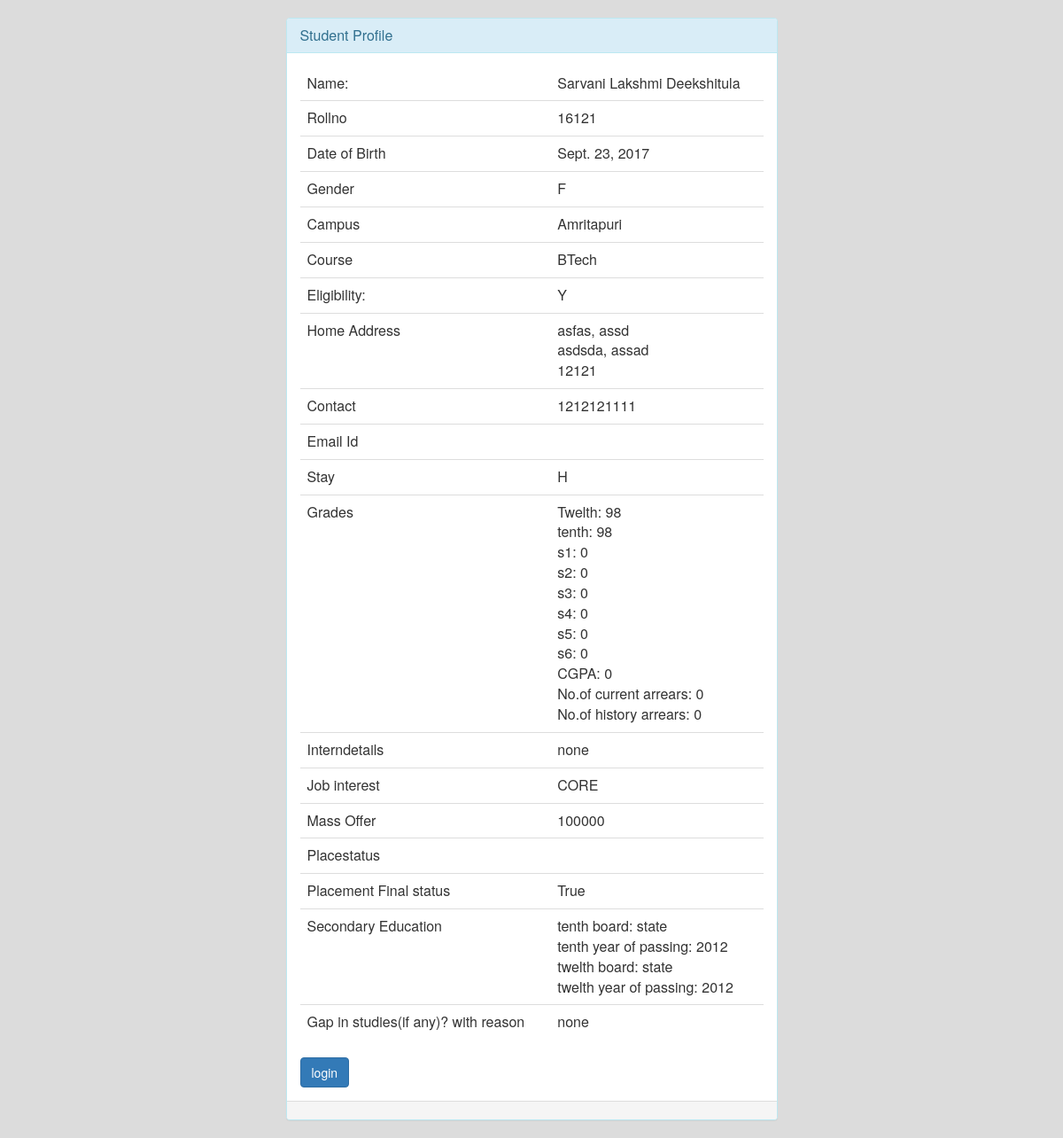
The page /student/40/ on the database as committed earlier.
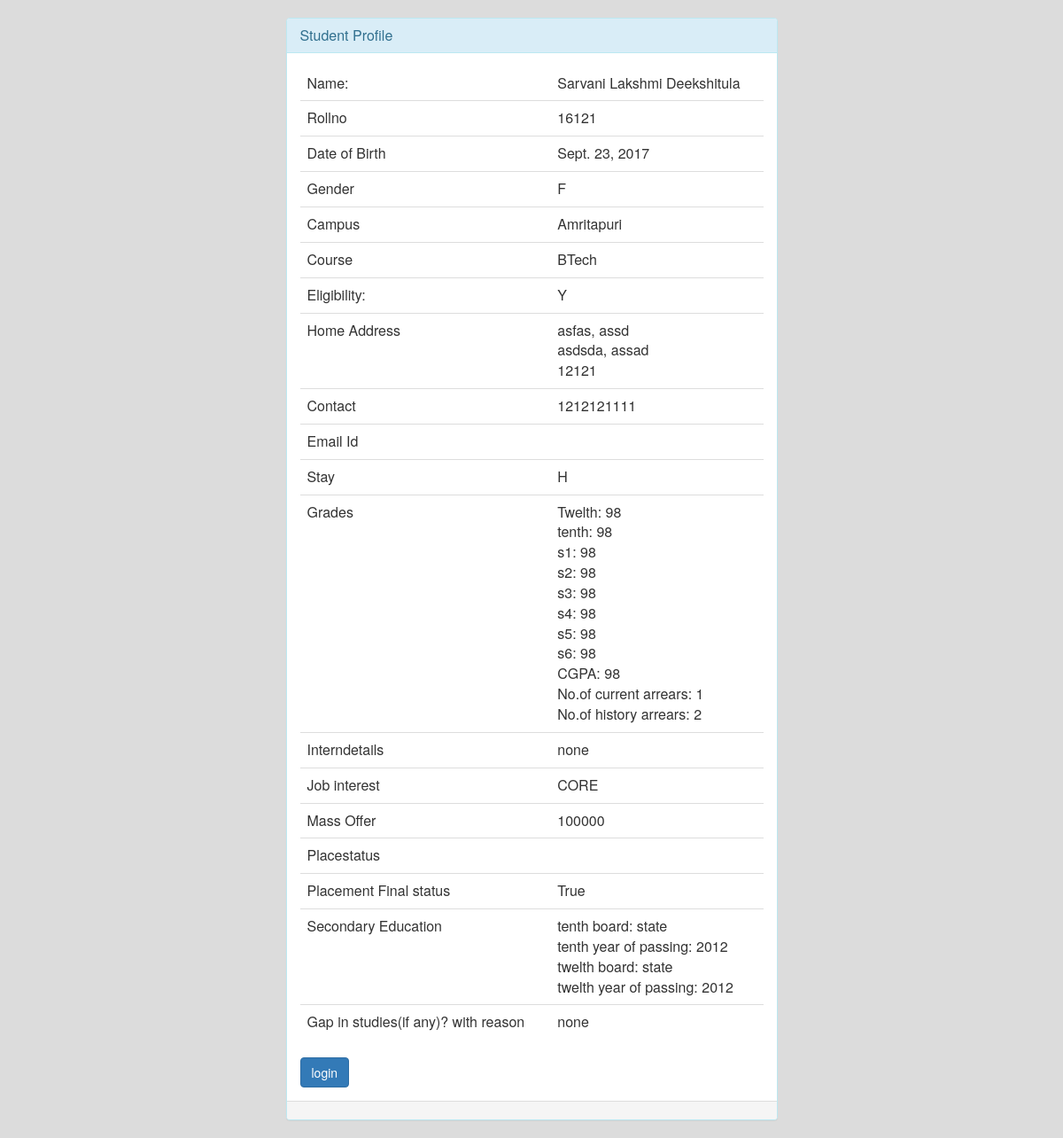
The same page on the database as committed later.
### StudentLogin/models.py (models this page shows)
class Student_details(models.Model):
    user = models.ForeignKey(User, on_delete=models.CASCADE, default=0)
    name = models.CharField(max_length=50)
    middleName = models.CharField(max_length=50)
    lastName = models.CharField(max_length=50)
    eligibility = models.CharField(choices=ELIGIBILITY_CHOICES, max_length=50,blank=True)
    course = models.CharField(choices=COURSE_CHOICES, max_length=50,blank=True)
    branch = models.CharField(choices=BRANCHES, max_length=50,blank=True)
    rollno = models.CharField(max_length=50)
    massOffer = models.IntegerField(default=0)
    PlacementStatus = models.CharField(choices=STATUS,max_length=50)
    PlacementStatusFinal = models.BooleanField(default=True)
    campus = models.CharField(choices=CAMPUS, max_length=50)
    gender = models.CharField(choices=GENDER, max_length=50)
    DOB = models.DateField()
    tenth_percentage = models.IntegerField(default=0)
    twelth_percentage = models.IntegerField(default=0)
    s1 = models.IntegerField(default=0)
    s2 = models.IntegerField(default=0)
    s3 = models.IntegerField(default=0)
    s4 = models.IntegerField(default=0)
    s5 = models.IntegerField(default=0)
    s5 = models.IntegerField(default=0)
    s6 = models.IntegerField(default=0)
    CGPA = models.IntegerField(default=0)
    no_of_current_Arrears = models.IntegerField(default=0)
    no_of_history_Arrears = models.IntegerField(default=0)
    stay = models.CharField(choices=STAY_CHOICES, max_length=50,blank=True)
    Internship_details = models.TextField()
    job_Interest = models.CharField(choices=JOB_CHOICES, max_length=50,blank=True)
    tenth_board = models.CharField(choices=BOARD, max_length=50,blank=True)
    tenth_year_of_passing = models.IntegerField()
    twelth_board = models.CharField(choices=BOARD, max_length=50,blank=True)
    twelth_year_of_passing = models.IntegerField()
    gap_in_studies_with_reason = models.TextField()
    permanent_address = models.TextField()
    district = models.CharField(max_length=50)
    state = models.CharField(max_length=20)
    country = models.CharField(max_length=20)
    pin = models.IntegerField()
    contact = models.IntegerField()
    UG_marks = models.IntegerField()
    UG_aggr = models.IntegerField()
    course_PG = models.CharField(max_length=50)
    UG_specialiazation = models.CharField(max_length=50)
    UG_college = models.CharField(max_length=50)
    UG_year_of_passing = models.IntegerField()
    gate_score = models.IntegerField()
    Applicable_to_PG = models.CharField(max_length=50)
    ob_profile = models.CharField(max_length=50)
    expr = models.CharField(max_length=50)

### StudentLogin/views.py (the view)
# urls.py: url(r'^(?P<pk>\d+)/$', ProfileDetailView.as_view(), name="profile"),
class ProfileDetailView(DetailView):
    model = User
    template_name = 'StudentLogin/update.html'
    def get_context_data(self, **kwargs):
        context = super(ProfileDetailView, self).get_context_data(**kwargs)
        context['user_info'] = Student_details.objects.get(user=self.get_object())
        return context

### StudentLogin/templates/StudentLogin/update.html (shortened to what the changed rows need)
<html>
<head>
  <link rel="stylesheet" href="https://maxcdn.bootstrapcdn.com/bootstrap/3.3.7/css/bootstrap.min.css">
  <link href="/static/StudentLogin/css/update.css" rel="stylesheet">
</head>
<body style="background-color: 	#DCDCDC">
  <div class="container">
      <div class="row">
        <div class="col-xs-12 col-sm-12 col-md-6 col-lg-6 col-xs-offset-0 col-sm-offset-0 col-md-offset-3 col-lg-offset-3 toppad" >
          <div class="panel panel-info">
            <div class="panel-body">
              <div class="row">
                <div class=" col-md-12 col-lg-12 ">
                  <table class="table table-user-information">
                    <tbody>
                      <tr>
                        <td>Name:</td>
                        <td>{{user_info.name}} {{ user_info.middleName }} {{ user_info.lastName }}</td>
                      </tr>
                      <tr>
                      <td>Rollno</td>
                      <td>{{ user_info.rollno }}</td>
                    </tr>
                      <tr>
                        <td>Date of Birth</td>
                        <td>{{ user_info.DOB }}</td>
                      </tr>
                     <tr>
                        <td>Gender</td>
                        <td>{{ user_info.gender }}</td>
                      </tr>
                      <tr>
                      <td>Campus</td>
                      <td>{{ user_info.campus }}</td>
                    </tr>
                        <tr>
                        <td>Course</td>
                        <td>{{ user_info.course }}</td>
                      </tr>
                      <tr>
                        <td>Eligibility:</td>
                        <td>{{ user_info.eligibility }}</td>
                      </tr>
                      <tr>
                      <td>Home Address</td>
                      <td>{{ user_info.permanent_address }}, {{ user_info.district }}<br> {{ user_info.state }}, {{ user_info.country }}<br>
                        {{ user_info.pin }}
                      </td>
                    </tr>
                    <tr>
                    <td>Contact</td>
                    <td>{{ user_info.contact }}</td>
                  </tr>
                <tr>
                <td>Stay</td>
                <td>{{ user_info.stay }}</td>
              </tr>
                <tr>
                <td>Grades</td>
                <td>Twelth: {{ user_info.twelth_percentage }}<br>
                  tenth: {{ user_info.tenth_percentage }}<br>
                  s1: {{ user_info.s1 }}<br>
                  s2: {{ user_info.s2 }}<br>
                  s3: {{ user_info.s3 }}<br>
                  s4: {{ user_info.s4 }}<br>
                  s5: {{ user_info.s5 }}<br>
                  s6: {{ user_info.s6 }}<br>
                  CGPA: {{ user_info.CGPA }}<br>
                  No.of current arrears: {{ user_info.no_of_current_Arrears }}<br>
                  No.of history arrears: {{ user_info.no_of_history_Arrears }} <br>
                </td>
              </tr>
              <tr>
              <td>Interndetails</td>
              <td>{{ user_info.Internship_details }}</td>
            </tr>
            <tr>
            <td>Job interest</td>
            <td>{{ user_info.job_Interest }}</td>
          </tr>
          <tr>
          <td>Mass Offer</td>
          <td>{{ user_info.massOffer }}</td>
        </tr>
      <tr>
      <td>Placement Final status</td>
      <td>{{ user_info.PlacementStatusFinal }}</td>
    </tr>
          <tr>
          <td>Secondary Education</td>
          <td>
            tenth board: {{ user_info.tenth_board }}<br>
            tenth year of passing: {{ user_info.tenth_year_of_passing }}<br>
            twelth board: {{ user_info.twelth_board }}<br>
            twelth year of passing: {{ user_info.twelth_year_of_passing }}<br>
          </td>
        </tr>
        <tr>
        <td>Gap in studies(if any)? with reason</td>
        <td>{{ user_info.gap_in_studies_with_reason }}</td>
      </tr>
                    </tbody>
                  </table>
                </div>
              </div>
            </div>
          </div>
        </div>
      </div>
    </div>
</body>
</html>

Rows that differ between the two databases and show on the page:
changed Student_details "Sarvani": s1 "0" → "98"; s2 "0" → "98"; s3 "0" → "98"; s4 "0" → "98"; s5 "0" → "98"; s6 "0" → "98"; CGPA "0" → "98"; no_of_current_Arrears "0" → "1"; no_of_history_Arrears "0" → "2"
